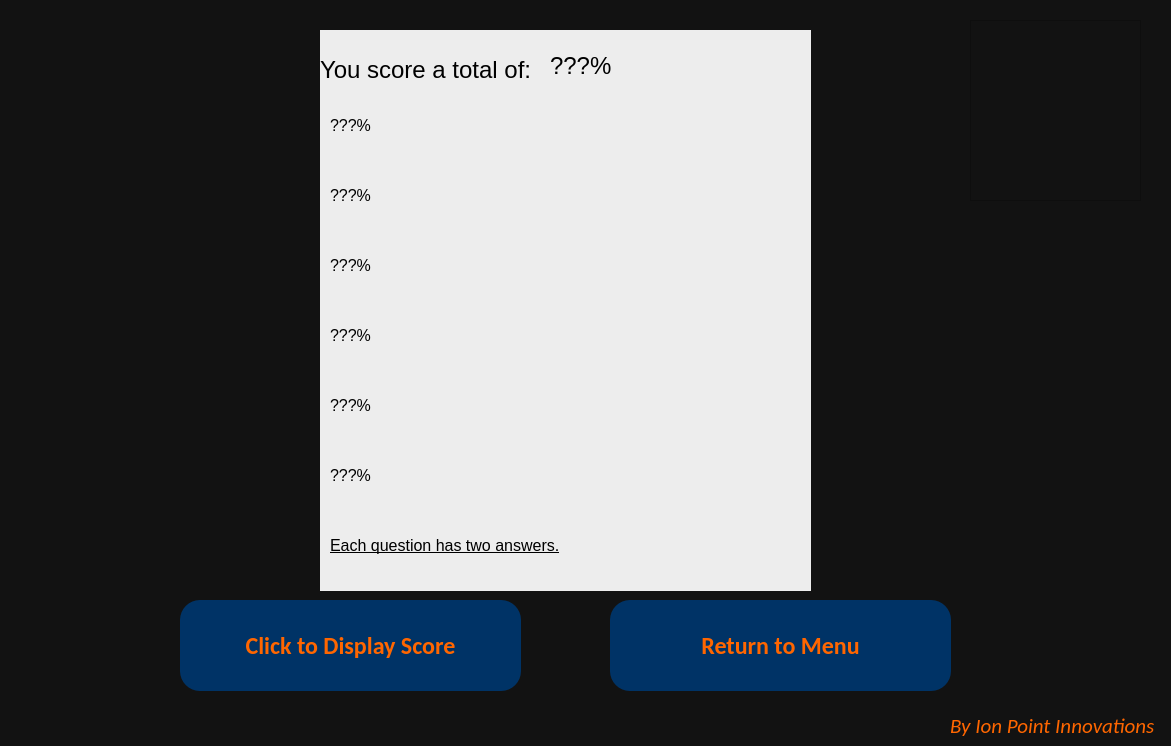
<?xml version="1.0" encoding="UTF-8"?>
<ui version="4.0">
 <class>Dialog</class>
 <widget class="QDialog" name="Dialog">
  <property name="geometry">
   <rect>
    <x>0</x>
    <y>0</y>
    <width>1171</width>
    <height>746</height>
   </rect>
  </property>
  <property name="windowTitle">
   <string>Dialog</string>
  </property>
  <property name="styleSheet">
   <string notr="true">background-color: rgb(18, 18, 18);</string>
  </property>
  <widget class="QLabel" name="lbl_logo">
   <property name="geometry">
    <rect>
     <x>970</x>
     <y>20</y>
     <width>171</width>
     <height>181</height>
    </rect>
   </property>
   <property name="maximumSize">
    <size>
     <width>441</width>
     <height>431</height>
    </size>
   </property>
   <property name="styleSheet">
    <string notr="true">border-image: url(:/newPrefix/Picture3.png);
</string>
   </property>
   <property name="frameShape">
    <enum>QFrame::StyledPanel</enum>
   </property>
   <property name="text">
    <string/>
   </property>
  </widget>
  <widget class="QPushButton" name="btnR">
   <property name="geometry">
    <rect>
     <x>610</x>
     <y>600</y>
     <width>341</width>
     <height>91</height>
    </rect>
   </property>
   <property name="font">
    <font>
     <family>Calibri</family>
     <pointsize>18</pointsize>
     <weight>75</weight>
     <bold>true</bold>
    </font>
   </property>
   <property name="styleSheet">
    <string notr="true">background-color: rgb(0, 51, 102);
border-top-left-radius :20px;
border-top-right-radius : 20px; 
border-bottom-left-radius : 20px; 
border-bottom-right-radius : 20px;
color:#FF6600;</string>
   </property>
   <property name="text">
    <string>Return to Menu</string>
   </property>
  </widget>
  <widget class="QLabel" name="lbl_manu">
   <property name="geometry">
    <rect>
     <x>950</x>
     <y>710</y>
     <width>221</width>
     <height>31</height>
    </rect>
   </property>
   <property name="font">
    <font>
     <family>Calibri</family>
     <pointsize>16</pointsize>
     <italic>true</italic>
    </font>
   </property>
   <property name="styleSheet">
    <string notr="true">color: rgb(255, 102, 0);
</string>
   </property>
   <property name="text">
    <string>By Ion Point Innovations</string>
   </property>
  </widget>
  <widget class="QLabel" name="lbl_Intro">
   <property name="geometry">
    <rect>
     <x>320</x>
     <y>30</y>
     <width>491</width>
     <height>561</height>
    </rect>
   </property>
   <property name="styleSheet">
    <string notr="true">background-color: rgb(237, 237, 237);</string>
   </property>
   <property name="text">
    <string>&lt;!DOCTYPE HTML PUBLIC &quot;-//W3C//DTD HTML 4.0//EN&quot; &quot;http://www.w3.org/TR/REC-html40/strict.dtd&quot;&gt;
&lt;html&gt;&lt;head&gt;&lt;meta name=&quot;qrichtext&quot; content=&quot;1&quot; /&gt;&lt;style type=&quot;text/css&quot;&gt;
p, li { white-space: pre-wrap; }
&lt;/style&gt;&lt;/head&gt;&lt;body style=&quot; font-family:'MS Shell Dlg 2'; font-size:8pt; font-weight:400; font-style:normal;&quot;&gt;
&lt;p style=&quot; margin-top:12px; margin-bottom:12px; margin-left:0px; margin-right:0px; -qt-block-indent:0; text-indent:0px;&quot;&gt;&lt;span style=&quot; font-size:18pt;&quot;&gt;You score a total of:&lt;/span&gt;&lt;/p&gt;
&lt;p style=&quot;-qt-paragraph-type:empty; margin-top:12px; margin-bottom:12px; margin-left:0px; margin-right:0px; -qt-block-indent:0; text-indent:0px; font-size:18pt;&quot;&gt;&lt;br /&gt;&lt;/p&gt;
&lt;p style=&quot;-qt-paragraph-type:empty; margin-top:12px; margin-bottom:12px; margin-left:0px; margin-right:0px; -qt-block-indent:0; text-indent:0px; font-size:18pt;&quot;&gt;&lt;br /&gt;&lt;/p&gt;
&lt;p style=&quot;-qt-paragraph-type:empty; margin-top:12px; margin-bottom:12px; margin-left:0px; margin-right:0px; -qt-block-indent:0; text-indent:0px; font-size:18pt;&quot;&gt;&lt;br /&gt;&lt;/p&gt;
&lt;p style=&quot;-qt-paragraph-type:empty; margin-top:12px; margin-bottom:12px; margin-left:0px; margin-right:0px; -qt-block-indent:0; text-indent:0px; font-size:18pt;&quot;&gt;&lt;br /&gt;&lt;/p&gt;
&lt;p style=&quot;-qt-paragraph-type:empty; margin-top:12px; margin-bottom:12px; margin-left:0px; margin-right:0px; -qt-block-indent:0; text-indent:0px; font-size:18pt;&quot;&gt;&lt;br /&gt;&lt;/p&gt;
&lt;p style=&quot;-qt-paragraph-type:empty; margin-top:12px; margin-bottom:12px; margin-left:0px; margin-right:0px; -qt-block-indent:0; text-indent:0px; font-size:18pt;&quot;&gt;&lt;br /&gt;&lt;/p&gt;
&lt;p style=&quot;-qt-paragraph-type:empty; margin-top:12px; margin-bottom:12px; margin-left:0px; margin-right:0px; -qt-block-indent:0; text-indent:0px; font-size:18pt;&quot;&gt;&lt;br /&gt;&lt;/p&gt;
&lt;p style=&quot;-qt-paragraph-type:empty; margin-top:12px; margin-bottom:12px; margin-left:0px; margin-right:0px; -qt-block-indent:0; text-indent:0px; font-size:18pt;&quot;&gt;&lt;br /&gt;&lt;/p&gt;
&lt;p style=&quot;-qt-paragraph-type:empty; margin-top:12px; margin-bottom:12px; margin-left:0px; margin-right:0px; -qt-block-indent:0; text-indent:0px; font-size:18pt;&quot;&gt;&lt;br /&gt;&lt;/p&gt;
&lt;p style=&quot;-qt-paragraph-type:empty; margin-top:12px; margin-bottom:12px; margin-left:0px; margin-right:0px; -qt-block-indent:0; text-indent:0px; font-size:18pt;&quot;&gt;&lt;br /&gt;&lt;/p&gt;
&lt;p style=&quot;-qt-paragraph-type:empty; margin-top:12px; margin-bottom:12px; margin-left:0px; margin-right:0px; -qt-block-indent:0; text-indent:0px; font-size:18pt;&quot;&gt;&lt;br /&gt;&lt;/p&gt;
&lt;p style=&quot;-qt-paragraph-type:empty; margin-top:12px; margin-bottom:12px; margin-left:0px; margin-right:0px; -qt-block-indent:0; text-indent:0px; font-size:18pt;&quot;&gt;&lt;br /&gt;&lt;/p&gt;&lt;/body&gt;&lt;/html&gt;</string>
   </property>
   <property name="wordWrap">
    <bool>true</bool>
   </property>
  </widget>
  <widget class="QLabel" name="lblScr">
   <property name="geometry">
    <rect>
     <x>550</x>
     <y>40</y>
     <width>231</width>
     <height>51</height>
    </rect>
   </property>
   <property name="font">
    <font>
     <pointsize>18</pointsize>
    </font>
   </property>
   <property name="styleSheet">
    <string notr="true">background-color: transparent</string>
   </property>
   <property name="text">
    <string>???%</string>
   </property>
  </widget>
  <widget class="QPushButton" name="btnScr">
   <property name="geometry">
    <rect>
     <x>180</x>
     <y>600</y>
     <width>341</width>
     <height>91</height>
    </rect>
   </property>
   <property name="font">
    <font>
     <family>Calibri</family>
     <pointsize>18</pointsize>
     <weight>75</weight>
     <bold>true</bold>
    </font>
   </property>
   <property name="styleSheet">
    <string notr="true">background-color: rgb(0, 51, 102);
border-top-left-radius :20px;
border-top-right-radius : 20px; 
border-bottom-left-radius : 20px; 
border-bottom-right-radius : 20px;
color:#FF6600;</string>
   </property>
   <property name="text">
    <string>Click to Display Score</string>
   </property>
  </widget>
  <widget class="QLabel" name="lbl1">
   <property name="geometry">
    <rect>
     <x>330</x>
     <y>100</y>
     <width>461</width>
     <height>51</height>
    </rect>
   </property>
   <property name="font">
    <font>
     <pointsize>12</pointsize>
    </font>
   </property>
   <property name="styleSheet">
    <string notr="true">background-color: transparent</string>
   </property>
   <property name="text">
    <string>???%</string>
   </property>
  </widget>
  <widget class="QLabel" name="lbl2">
   <property name="geometry">
    <rect>
     <x>330</x>
     <y>170</y>
     <width>461</width>
     <height>51</height>
    </rect>
   </property>
   <property name="font">
    <font>
     <pointsize>12</pointsize>
    </font>
   </property>
   <property name="styleSheet">
    <string notr="true">background-color: transparent</string>
   </property>
   <property name="text">
    <string>???%</string>
   </property>
  </widget>
  <widget class="QLabel" name="lbl3">
   <property name="geometry">
    <rect>
     <x>330</x>
     <y>240</y>
     <width>461</width>
     <height>51</height>
    </rect>
   </property>
   <property name="font">
    <font>
     <pointsize>12</pointsize>
    </font>
   </property>
   <property name="styleSheet">
    <string notr="true">background-color: transparent</string>
   </property>
   <property name="text">
    <string>???%</string>
   </property>
  </widget>
  <widget class="QLabel" name="lbl4">
   <property name="geometry">
    <rect>
     <x>330</x>
     <y>310</y>
     <width>461</width>
     <height>51</height>
    </rect>
   </property>
   <property name="font">
    <font>
     <pointsize>12</pointsize>
    </font>
   </property>
   <property name="styleSheet">
    <string notr="true">background-color: transparent</string>
   </property>
   <property name="text">
    <string>???%</string>
   </property>
  </widget>
  <widget class="QLabel" name="lbl5">
   <property name="geometry">
    <rect>
     <x>330</x>
     <y>380</y>
     <width>461</width>
     <height>51</height>
    </rect>
   </property>
   <property name="font">
    <font>
     <pointsize>12</pointsize>
    </font>
   </property>
   <property name="styleSheet">
    <string notr="true">background-color: transparent</string>
   </property>
   <property name="text">
    <string>???%</string>
   </property>
  </widget>
  <widget class="QLabel" name="lbl6">
   <property name="geometry">
    <rect>
     <x>330</x>
     <y>450</y>
     <width>461</width>
     <height>51</height>
    </rect>
   </property>
   <property name="font">
    <font>
     <pointsize>12</pointsize>
    </font>
   </property>
   <property name="styleSheet">
    <string notr="true">background-color: transparent</string>
   </property>
   <property name="text">
    <string>???%</string>
   </property>
  </widget>
  <widget class="QLabel" name="lbl6_2">
   <property name="geometry">
    <rect>
     <x>330</x>
     <y>520</y>
     <width>461</width>
     <height>51</height>
    </rect>
   </property>
   <property name="font">
    <font>
     <pointsize>12</pointsize>
     <underline>true</underline>
    </font>
   </property>
   <property name="styleSheet">
    <string notr="true">background-color: transparent</string>
   </property>
   <property name="text">
    <string>Each question has two answers.</string>
   </property>
  </widget>
 </widget>
 <resources>
  <include location="D:/Pictures/Camera Roll/zcz.qrc"/>
 </resources>
 <connections/>
</ui>
